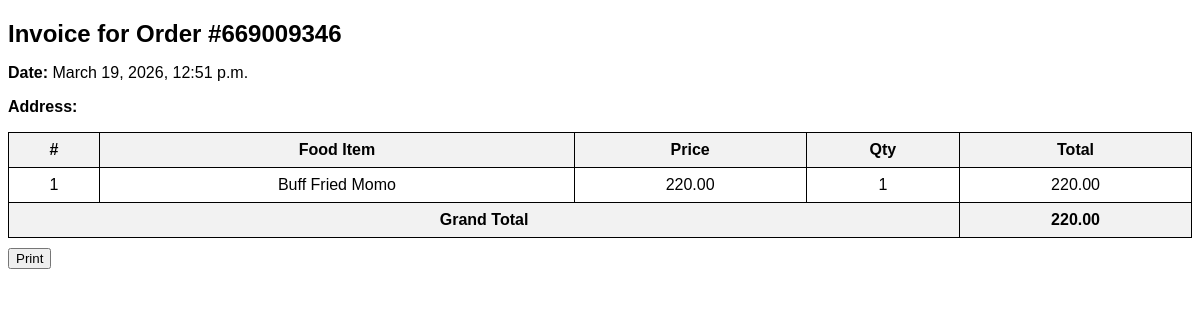
Screenshot of /api/invoices/669009346/ with the database file from the repository.
### api/models.py (models this page shows, shortened)
class OrderAddress(models.Model):
    user = models.ForeignKey(User, on_delete=models.CASCADE)
    order_number = models.CharField(max_length=100, unique=True)
    address = models.TextField()
    order_time = models.DateTimeField(auto_now_add=True)
    order_final_status = models.CharField(max_length=50,null=True,blank=True)

class Food(models.Model):
    category = models.ForeignKey(Category, on_delete=models.CASCADE)
    item_name = models.CharField(max_length=50)
    item_price = models.DecimalField(max_digits=10, decimal_places=2)
    item_description = models.TextField(max_length=500, null=True, blank=True)
    image = models.ImageField(upload_to='food_images/')
    item_quantity = models.CharField(max_length=50)
    is_available = models.BooleanField(default=True)

### api/views.py (the view)
# urls.py: path('invoices/<str:order_number>/', generate_invoices, name="generate_invoices"),
def generate_invoices(request, order_number):
    orders = Order.objects.filter(order_number=order_number, is_order_placed=True)
    order_address = OrderAddress.objects.get(order_number=order_number)
    grand_total = 0
    order_data = []
    for i in orders:
        total = i.food.item_price * i.quantity
        grand_total += total
        order_data.append({
            "food": i.food,
            "order_quantity": i.quantity,
            "total_price": total
        })
    context = {
        "order_number": order_number,
        "grand_total": grand_total,
        "address": order_address,
        "order_data": order_data
    }
    return render(request, "invoices.html", context)

### api/templates/invoices.html (shortened to what this page needs)
<!doctype html>
<html lang="en">
  <head>
  </head>
  <body>
    <h2>Invoice for Order #{{order_number}}</h2>
    <p><strong>Date:</strong> {{address.order_time}}</p>
    <p><strong>Address:</strong> {{address.address}}</p>
    <table>
      <thead>
        <tr>
          <th>#</th>
          <th>Food Item</th>
          <th>Price</th>
          <th>Qty</th>
          <th>Total</th>
        </tr>
      </thead>
      <tbody>
        {% for item in order_data %}
        <tr>
          <td>{{ forloop.counter }}</td>
          <td>{{ item.food.item_name }}</td>
          <td>{{ item.food.item_price }}</td>
          <td>{{ item.order_quantity }}</td>
          <td>{{ item.total_price }}</td>
        </tr>
        {% endfor %}
      </tbody>
      <tfoot>
        <tr>
          <th colspan="4">Grand Total</th>
          <th>{{grand_total}}</th>
        </tr>
      </tfoot>
    </table>
      <button onclick="handlePrint()" style="margin-top:10px">
      Print
      </button>
  </body>
</html>

### api/templates/invoices.html (style rules this page uses)
body { font-family: Arial, Helvetica, sans-serif; }
h2 { margin-bottom: 10px; }
table { width: 100%; border-collapse: collapse; }
th, td { border: 1px solid black; padding: 8px; text-align: center; }
th { background: #f2f2f2; }

### rows the page displays
OrderAddress: order_time "March 19, 2026, 12:51 p.m."
Food: food.item_name "Buff Fried Momo", food.item_price "220.00", order_quantity "1", total_price "220.00"

### other values shown
{{ order_number }} "669009346"
{{ grand_total }} "220.00"
